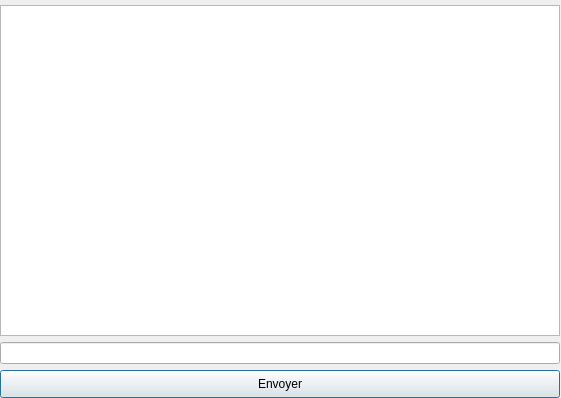
<?xml version="1.0" encoding="UTF-8"?>
<ui version="4.0">
 <class>chat</class>
 <widget class="QDialog" name="chat">
  <property name="geometry">
   <rect>
    <x>0</x>
    <y>0</y>
    <width>561</width>
    <height>398</height>
   </rect>
  </property>
  <property name="windowTitle">
   <string>Dialog</string>
  </property>
  <widget class="QTextBrowser" name="textBrowser">
   <property name="geometry">
    <rect>
     <x>0</x>
     <y>5</y>
     <width>560</width>
     <height>331</height>
    </rect>
   </property>
  </widget>
  <widget class="QLineEdit" name="lineEdit">
   <property name="geometry">
    <rect>
     <x>0</x>
     <y>342</y>
     <width>560</width>
     <height>22</height>
    </rect>
   </property>
  </widget>
  <widget class="QPushButton" name="sendButton">
   <property name="geometry">
    <rect>
     <x>0</x>
     <y>370</y>
     <width>560</width>
     <height>28</height>
    </rect>
   </property>
   <property name="text">
    <string>Envoyer</string>
   </property>
  </widget>
 </widget>
 <resources/>
 <connections/>
</ui>
